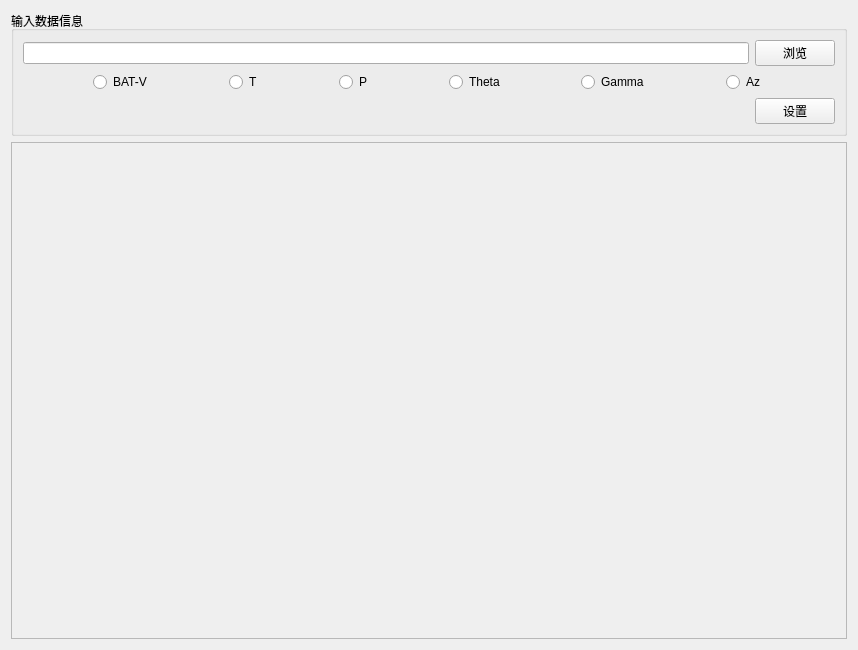
<?xml version="1.0" encoding="UTF-8"?>
<ui version="4.0">
 <class>OBNLogVisuailzationDisplay</class>
 <widget class="QWidget" name="OBNLogVisuailzationDisplay">
  <property name="geometry">
   <rect>
    <x>0</x>
    <y>0</y>
    <width>858</width>
    <height>650</height>
   </rect>
  </property>
  <property name="windowTitle">
   <string>OBNLogVisuailzationDisplay</string>
  </property>
  <layout class="QGridLayout" name="gridLayout_2">
   <item row="0" column="0">
    <widget class="QGroupBox" name="groupBox">
     <property name="sizePolicy">
      <sizepolicy hsizetype="Preferred" vsizetype="Fixed">
       <horstretch>0</horstretch>
       <verstretch>0</verstretch>
      </sizepolicy>
     </property>
     <property name="title">
      <string>输入数据信息 </string>
     </property>
     <layout class="QGridLayout" name="gridLayout">
      <item row="0" column="0">
       <layout class="QHBoxLayout" name="horizontalLayout_2">
        <item>
         <widget class="QLineEdit" name="lineEditInputPath"/>
        </item>
        <item>
         <widget class="QPushButton" name="pushButtonBrowse">
          <property name="text">
           <string>浏览</string>
          </property>
         </widget>
        </item>
       </layout>
      </item>
      <item row="1" column="0">
       <layout class="QHBoxLayout" name="horizontalLayout">
        <item>
         <spacer name="horizontalSpacer">
          <property name="orientation">
           <enum>Qt::Horizontal</enum>
          </property>
          <property name="sizeHint" stdset="0">
           <size>
            <width>40</width>
            <height>20</height>
           </size>
          </property>
         </spacer>
        </item>
        <item>
         <widget class="QRadioButton" name="radioButtonBATV">
          <property name="text">
           <string>BAT-V</string>
          </property>
         </widget>
        </item>
        <item>
         <spacer name="horizontalSpacer_2">
          <property name="orientation">
           <enum>Qt::Horizontal</enum>
          </property>
          <property name="sizeHint" stdset="0">
           <size>
            <width>40</width>
            <height>20</height>
           </size>
          </property>
         </spacer>
        </item>
        <item>
         <widget class="QRadioButton" name="radioButtonT">
          <property name="text">
           <string>T</string>
          </property>
         </widget>
        </item>
        <item>
         <spacer name="horizontalSpacer_3">
          <property name="orientation">
           <enum>Qt::Horizontal</enum>
          </property>
          <property name="sizeHint" stdset="0">
           <size>
            <width>40</width>
            <height>20</height>
           </size>
          </property>
         </spacer>
        </item>
        <item>
         <widget class="QRadioButton" name="radioButtonP">
          <property name="text">
           <string>P</string>
          </property>
         </widget>
        </item>
        <item>
         <spacer name="horizontalSpacer_4">
          <property name="orientation">
           <enum>Qt::Horizontal</enum>
          </property>
          <property name="sizeHint" stdset="0">
           <size>
            <width>40</width>
            <height>20</height>
           </size>
          </property>
         </spacer>
        </item>
        <item>
         <widget class="QRadioButton" name="radioButtonTheta">
          <property name="text">
           <string>Theta</string>
          </property>
         </widget>
        </item>
        <item>
         <spacer name="horizontalSpacer_5">
          <property name="orientation">
           <enum>Qt::Horizontal</enum>
          </property>
          <property name="sizeHint" stdset="0">
           <size>
            <width>40</width>
            <height>20</height>
           </size>
          </property>
         </spacer>
        </item>
        <item>
         <widget class="QRadioButton" name="radioButtonGamma">
          <property name="text">
           <string>Gamma</string>
          </property>
         </widget>
        </item>
        <item>
         <spacer name="horizontalSpacer_6">
          <property name="orientation">
           <enum>Qt::Horizontal</enum>
          </property>
          <property name="sizeHint" stdset="0">
           <size>
            <width>40</width>
            <height>20</height>
           </size>
          </property>
         </spacer>
        </item>
        <item>
         <widget class="QRadioButton" name="radioButtonAz">
          <property name="text">
           <string>Az</string>
          </property>
         </widget>
        </item>
        <item>
         <spacer name="horizontalSpacer_7">
          <property name="orientation">
           <enum>Qt::Horizontal</enum>
          </property>
          <property name="sizeHint" stdset="0">
           <size>
            <width>40</width>
            <height>20</height>
           </size>
          </property>
         </spacer>
        </item>
       </layout>
      </item>
      <item row="2" column="0">
       <layout class="QHBoxLayout" name="horizontalLayout_3">
        <item>
         <spacer name="horizontalSpacer_8">
          <property name="orientation">
           <enum>Qt::Horizontal</enum>
          </property>
          <property name="sizeHint" stdset="0">
           <size>
            <width>40</width>
            <height>20</height>
           </size>
          </property>
         </spacer>
        </item>
        <item>
         <widget class="QPushButton" name="pushButtonSetup">
          <property name="text">
           <string>设置</string>
          </property>
         </widget>
        </item>
       </layout>
      </item>
     </layout>
    </widget>
   </item>
   <item row="1" column="0">
    <widget class="QFrame" name="widgetLogVisuailzation">
     <property name="frameShape">
      <enum>QFrame::StyledPanel</enum>
     </property>
     <property name="frameShadow">
      <enum>QFrame::Raised</enum>
     </property>
    </widget>
   </item>
  </layout>
 </widget>
 <resources/>
 <connections/>
</ui>
